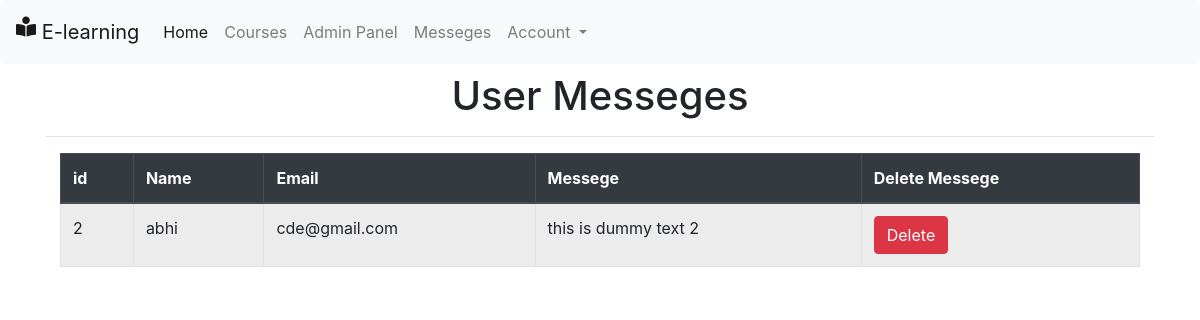
Page /messegepanel.php (signed in) on the committed database.
### tables this page shows
CREATE TABLE `imtiyaj_ahamad_contact_table` (
  `id` int(11) NOT NULL,
  `name` varchar(255) NOT NULL,
  `email` varchar(255) NOT NULL,
  `messege` varchar(255) NOT NULL
);

### messegepanel.php (the view, shortened to what this page needs)
<?php
require_once "includes/head.php";
require_once "includes/connection.php";
if (!isset($_SESSION['usern']) && !isset($_SESSION['userid'])) {
    header("Location: login.php");
} else {
    if ($_SESSION['userrole'] == '1') {  ?>
        <br><br><br>
        <div class="container text-center">
            <h1 class="py-3px">User Messeges</h1>
        </div>
        <div class="container menu">
            <hr>
            <div class="container">
                <table class="table table-active table-hover table-responsive-sm table-bordered">
                    <thead class="thead-dark">
                        <tr>
                            <th><?php echo "id"; ?></th>
                            <th>Name</th>
                            <th>Email</th>
                            <th>Messege</th>
                            <th>Delete Messege</th>
                        </tr>
                    </thead>
                    <tbody> <?php
                            $displayquery = "select * from imtiyaj_ahamad_contact_table";
                            $querydisplay = mysqli_query($conn, $displayquery);
                            while ($result = mysqli_fetch_array($querydisplay)) {
                            ?>
                            <tr>
                                <td> <?php echo $result['id']; ?> </td>
                                <td><?php echo $result['name']; ?></td>
                                <td><?php echo $result['email']; ?></td>
                                <td><?php echo $result['messege']; ?>
                               <td><a class="btn btn-danger" href="dltmsg.php?muisd=<?php echo $result['id']; ?>">Delete</a></td>
                            </tr>
                        <?php } ?>
                    </tbody>
                </table>
            </div>
        </div>
<?php
    } else {
        header("Location: index.php");
    }
}
?>

### rows in the picture
imtiyaj_ahamad_contact_table: id "2", name "abhi", email "cde@gmail.com", messege "this is dummy text 2"
